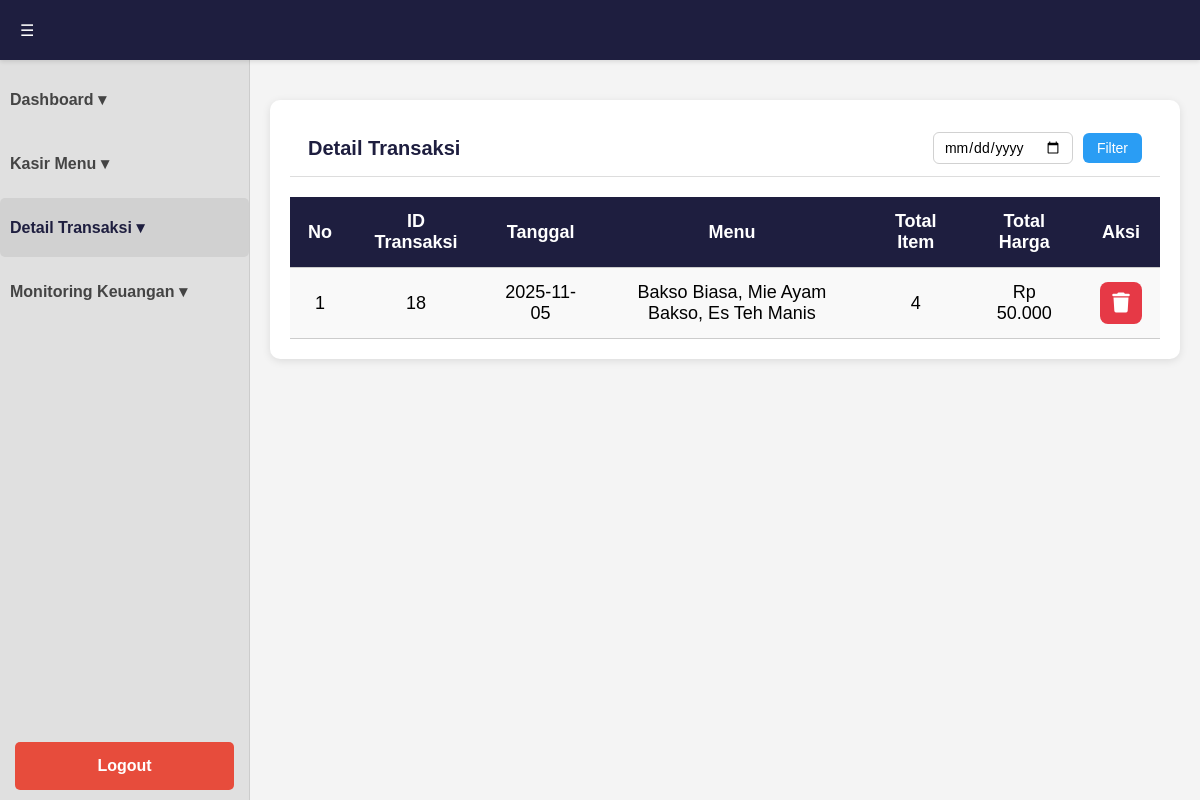
/detail_transaksi.php (signed in), run on an earlier commit of the app's database.
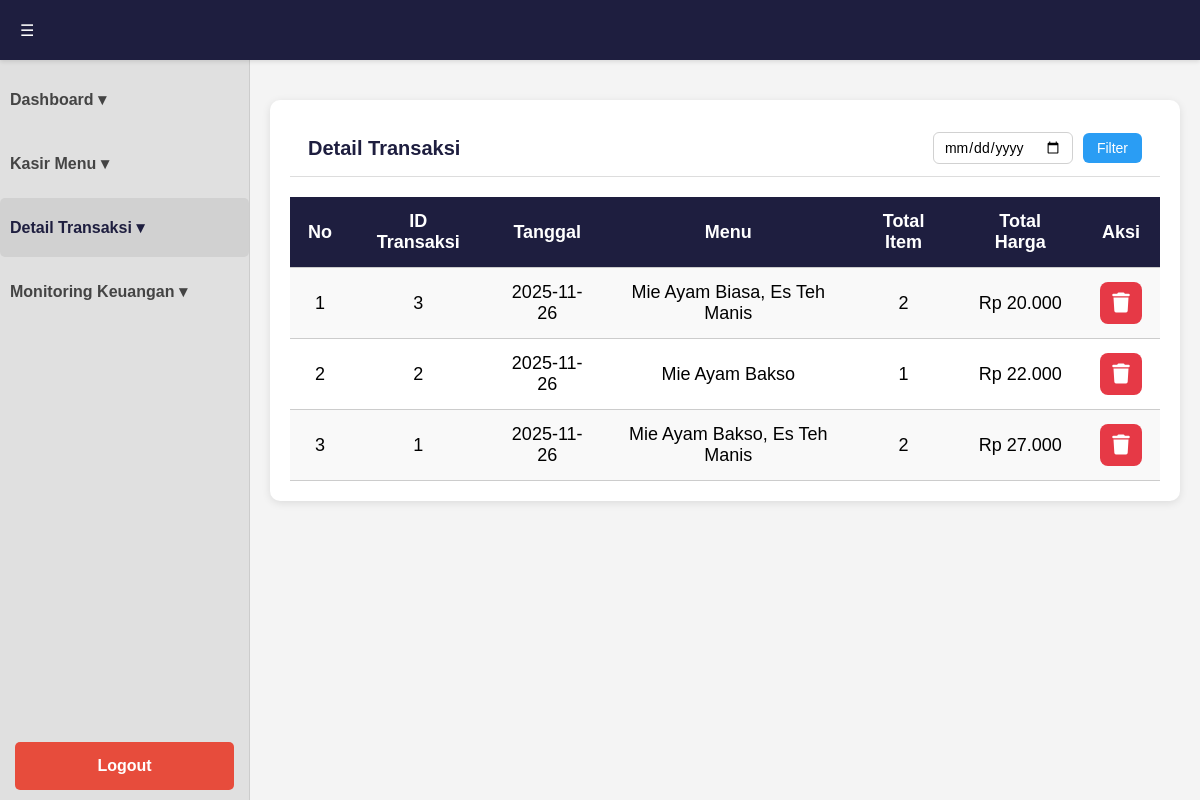
And on a later commit of the database.
### tables this page shows
CREATE TABLE `transaksi` (
  `id` int(11) NOT NULL,
  `total_bayar` int(11) NOT NULL,
  `tanggal` timestamp NOT NULL DEFAULT current_timestamp()
);

### detail_transaksi.php (the view, shortened to what this page needs)
<?php
require_once __DIR__ . '/config/db_config.php';
if (isset($_GET['tanggal']) && $_GET['tanggal'] != "") {
    $tanggal = $_GET['tanggal'];
    $stmt = $pdo->prepare("
        SELECT
            t.id AS id_transaksi,
            DATE(t.tanggal) AS tanggal,
            GROUP_CONCAT(m.nama SEPARATOR ', ') AS menu,
            SUM(d.quantity) AS total_jumlah,
            SUM(d.subtotal) AS total_harga
        FROM detail_transaksi d
        JOIN transaksi t ON d.transaksi_id = t.id
        JOIN menu m ON d.menu_id = m.id
        WHERE DATE(t.tanggal) = ?
        GROUP BY t.id, DATE(t.tanggal)
        ORDER BY t.id DESC
    ");
    $stmt->execute([$tanggal]);
} else {
    $stmt = $pdo->query("
        SELECT
            t.id AS id_transaksi,
            DATE(t.tanggal) AS tanggal,
            GROUP_CONCAT(m.nama SEPARATOR ', ') AS menu,
            SUM(d.quantity) AS total_jumlah,
            SUM(d.subtotal) AS total_harga
        FROM detail_transaksi d
        JOIN transaksi t ON d.transaksi_id = t.id
        JOIN menu m ON d.menu_id = m.id
        GROUP BY t.id, DATE(t.tanggal)
        ORDER BY t.id DESC
    ");
}
$data = $stmt->fetchAll(PDO::FETCH_ASSOC);
?>
<!DOCTYPE html>
<html lang="id">
<head>
    <link rel="stylesheet" href="assets/style.css">
    <link rel="stylesheet" href="https://cdnjs.cloudflare.com/ajax/libs/font-awesome/6.5.0/css/all.min.css">
</head>
<body>
<div class="header">
    <div class="menu-icon">☰</div>
</div>
<div class="container">
    <div class="sidebar">
        <a href="dashboard.php" class="sidebar-item">Dashboard ▾</a>
        <a href="kasir.php" class="sidebar-item">Kasir Menu ▾</a>
        <a href="detail_transaksi.php" class="sidebar-item active">Detail Transaksi ▾</a>
        <a href="monitoring.php" class="sidebar-item">Monitoring Keuangan ▾</a>
        <div class="logout-btn" onclick="location.href='logout.php'">Logout</div>
    </div>
    <div class="main-content">
    <div class="card">
        <div class="card-header">
            <span>Detail Transaksi</span>
            <form action="" method="GET" class="filter-form">
                <input type="date" name="tanggal" value="<?= $_GET['tanggal'] ?? '' ?>">
                <button type="submit" class="btn-filter">Filter</button>
            </form>
        </div>
        <table class="detail-table">
            <tr>
                <th>No</th>
                <th>ID Transaksi</th>
                <th>Tanggal</th>
                <th>Menu</th>
                <th>Total Item</th>
                <th>Total Harga</th>
                <th>Aksi</th>
            </tr>
            <?php if ($data): ?>
                <?php $no = 1; foreach ($data as $row): ?>
                <tr>
                    <td><?= $no++ ?></td>
                    <td><?= $row['id_transaksi'] ?></td>
                    <td><?= $row['tanggal'] ?></td>
                    <td><?= $row['menu'] ?></td>
                    <td><?= $row['total_jumlah'] ?></td>
                    <td>Rp <?= number_format($row['total_harga'], 0, ',', '.') ?></td>
                    <td>
                        <a href="detail_transaksi.php?delete=<?= $row['id_transaksi'] ?>"
                        class="btn-delete"
                        onclick="return confirm('Yakin ingin menghapus transaksi ini?')">
                        <i class="fa-solid fa-trash"></i>
                        </a>
                    </td>
                </tr>
                <?php endforeach; ?>
            <?php else: ?>
                <tr><td colspan="7"><strong>Tidak ada data transaksi</strong></td></tr>
            <?php endif; ?>
        </table>
    </div>
</div>
</div>
</body>
</html>

What changed in the data, as far as the page shows it:
removed transaksi: id "18", tanggal "2025-11-05", menu "Bakso Biasa, Mie Ayam Bakso, Es Teh Manis", total_jumlah "4", total_harga "50.000"
now on this page (row edited): transaksi: id "3", tanggal "2025-11-26", menu "Mie Ayam Biasa, Es Teh Manis", total_jumlah "2", total_harga "20.000"
now on this page (row edited): transaksi: id "2", tanggal "2025-11-26", menu "Mie Ayam Bakso", total_jumlah "1", total_harga "22.000"
now on this page (row edited): transaksi: id "1", tanggal "2025-11-26", menu "Mie Ayam Bakso, Es Teh Manis", total_jumlah "2", total_harga "27.000"
